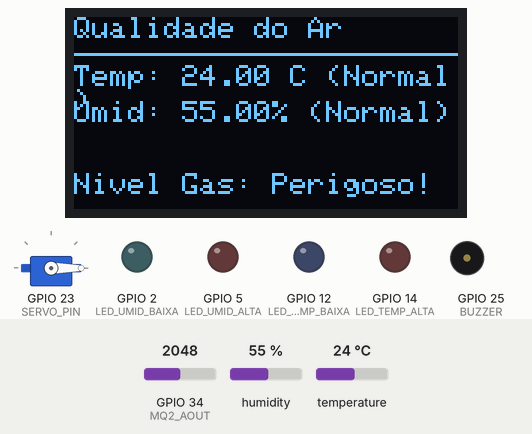
This sketch was run on a simulated ESP32. Shown: servo, 128×64 one-colour display, output pins drawn as LEDs (lit = HIGH), buzzer (waves = sounding). Inputs (shaded band) come from the test bench; at power-on: GPIO 34 (MQ2_AOUT) = 2048, humidity 55 %, temperature 24 °C. WiFi joins after 1.5 s; servers stay silent unless stated; no MQTT or app messages arrive unless stated; what the sketch prints to the serial monitor is not drawn.

Above: at 4.2 s.
4.3 s: GPIO 34 (MQ2_AOUT) set to 1253
At 7.2 s:
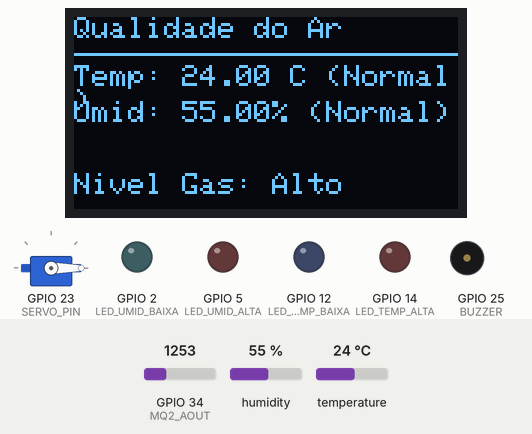
7.3 s: GPIO 34 (MQ2_AOUT) set to 1159
At 8.8 s:
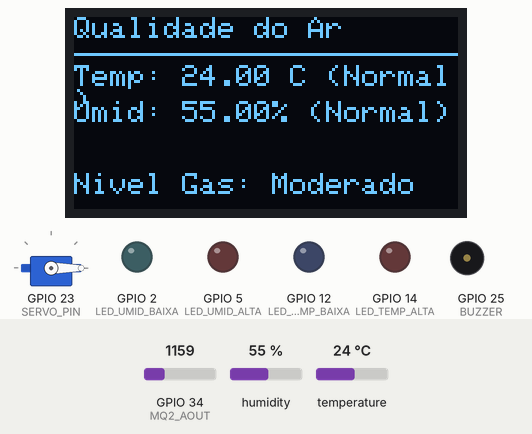
9.7 s: humidity set to 32 %
At 11.4 s:
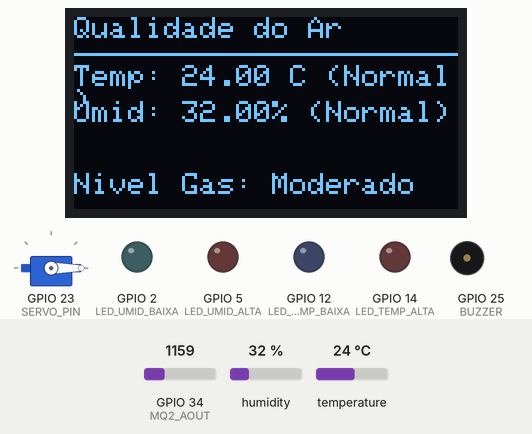
11.8 s: humidity set to 29 %
At 14.1 s:
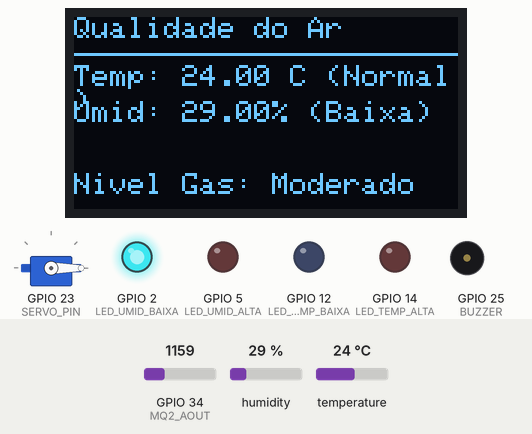
15.1 s: temperature set to 16.6 °C
At 18.84 s:
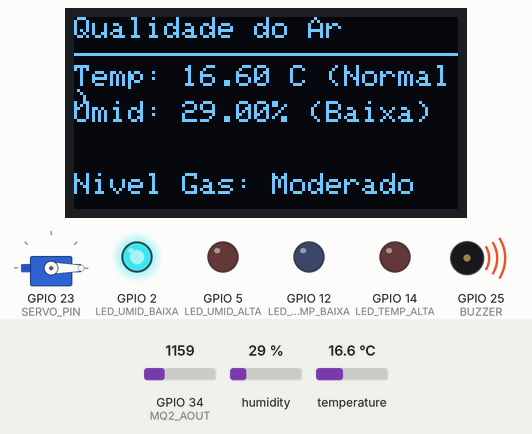
19.2 s: temperature set to 15.2 °C
At 21.8 s:
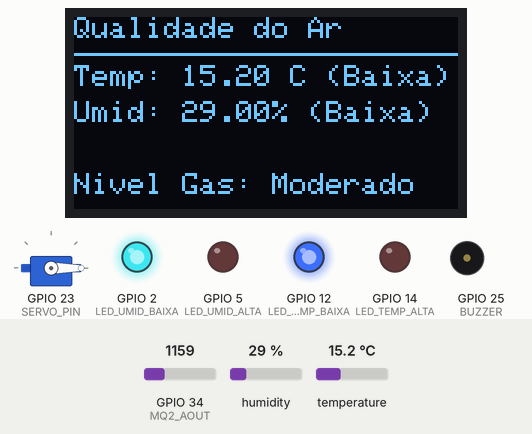
Timing chart, 0 to 23.8 s (numbered marks = the images above; inputs shaded):
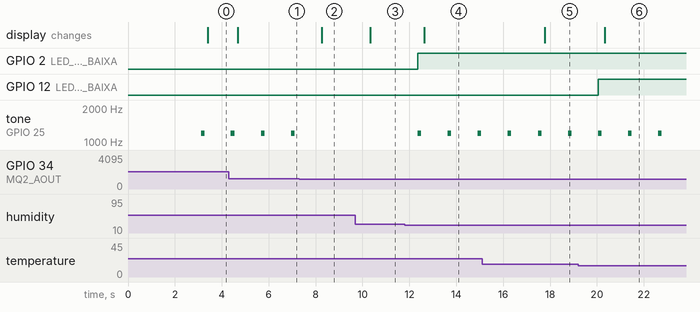

Measured:
- the behaviour switches between 1200 and 1199 on GPIO 34 (MQ2_AOUT) (found by bisection; images 1 and 2)
- the behaviour switches between 31 and 30 % on humidity (found by bisection; images 3 and 4)
- the behaviour switches between 16.1 and 16 °C on temperature (found by bisection; images 5 and 6)
- after the input at 4.3 s, the display: changes after 0.37 s (image 1)
- after the input at 7.3 s, tone on GPIO 25 (BUZZER): stops changing and stays silent; the display: changes after 0.97 s (image 2)
- after the input at 9.7 s, the display: changes after 0.63 s (image 3)
- after the input at 11.8 s, GPIO 2 (LED_UMID_BAIXA): LOW → HIGH after 0.56 s; tone on GPIO 25 (BUZZER): alternates 1200 Hz for 0.15 s and silent for 1.1 s, starting after 0.56 s; the display: changes after 0.84 s (image 4)
- after the input at 15.1 s, the display: changes after 2.7 s (image 5)
- after the input at 19.2 s, GPIO 12 (LED_TEMP_BAIXA): LOW → HIGH after 0.85 s; the display: changes after 1.1 s (image 6)

The sketch:

sketch.ino
```cpp
#include <Wire.h>
#include <Adafruit_GFX.h>
#include <Adafruit_SSD1306.h>
#include <WiFi.h>
#include <PubSubClient.h>
#include <DHT.h>
#include <ESP32Servo.h>

// ----- DISPLAY OLED -----
#define OLED_W 128
#define OLED_H 64
#define OLED_RST -1
Adafruit_SSD1306 tela(OLED_W, OLED_H, &Wire, OLED_RST);

// ----- SERVO -----
#define SERVO_PIN 23
Servo servoMotor;

// ----- DHT22 -----
#define DHTPIN 15
#define DHTTYPE DHT22
DHT dht(DHTPIN, DHTTYPE);

// ----- MQ-2 -----
#define MQ2_AOUT 34   // Entrada analógica do MQ-2

// ----- LEDS DE TEMPERATURA -----
#define LED_TEMP_BAIXA 12
#define LED_TEMP_ALTA 14

// ----- LEDS DE UMIDADE -----
#define LED_UMID_BAIXA 2
#define LED_UMID_ALTA 5

// ----- BUZZER -----
#define BUZZER 25

// ----- WIFI E MQTT -----
const char* wifiSSID = "Wokwi-GUEST";
const char* wifiPASS = "";
const char* brokerMQTT = "test.mosquitto.org";

WiFiClient wifiClient;
PubSubClient mqtt(wifiClient);

// ----- LIMITES -----
float tempMin = 16.0;
float tempMax = 30.0;
float umidMin = 30.0;
float umidMax = 70.0;

// MQ-2 classificação
int limiteGasBaixo = 300;
int limiteGasMedio = 1200;
int limiteGasAlto  = 2000;
String nivelGas;

// =========================================================
//  WIFI
// =========================================================
void conectarWiFi() {
  Serial.println("Conectando ao WiFi...");
  WiFi.begin(wifiSSID, wifiPASS);
  while (WiFi.status() != WL_CONNECTED) {
    Serial.print(".");
    delay(300);
  }
  Serial.println("\nWiFi conectado!");
}

// =========================================================
//  MQTT
// =========================================================
void reconectarMQTT() {
  while (!mqtt.connected()) {
    Serial.print("MQTT >> Tentando reconectar...");
    if (mqtt.connect("AirQualityNode32")) {
      Serial.println(" conectado!");
    } else {
      Serial.print(" falhou. Codigo: ");
      Serial.println(mqtt.state());
      delay(2000);
    }
  }
}

// =========================================================
//  ALERTA SONORO
// =========================================================
void beepAlerta() {
  tone(BUZZER, 1200);
  delay(150);
  noTone(BUZZER);
  delay(100);
}

// =========================================================
//  RESETAR LEDs
// =========================================================
void resetarLeds() {
  digitalWrite(LED_TEMP_BAIXA, LOW);
  digitalWrite(LED_TEMP_ALTA, LOW);
  digitalWrite(LED_UMID_BAIXA, LOW);
  digitalWrite(LED_UMID_ALTA, LOW);
}

// =========================================================
//  SETUP
// =========================================================
void setup() {
  Serial.begin(115200);

  pinMode(LED_TEMP_BAIXA, OUTPUT);
  pinMode(LED_TEMP_ALTA, OUTPUT);
  pinMode(LED_UMID_BAIXA, OUTPUT);
  pinMode(LED_UMID_ALTA, OUTPUT);  // <<— CORRIGIDO
  pinMode(BUZZER, OUTPUT);

  dht.begin();
  servoMotor.write(0);
  servoMotor.attach(SERVO_PIN, 500, 2400);

  if (!tela.begin(SSD1306_SWITCHCAPVCC, 0x3C)) {
    Serial.println("Erro no OLED");
    while (1);
  }

  tela.clearDisplay();
  tela.setTextSize(1);
  tela.setTextColor(SSD1306_WHITE);
  tela.setCursor(0, 20);
  tela.println("Monitor Qualidade do Ar");
  tela.display();
  delay(1500);

  resetarLeds();
  conectarWiFi();
  mqtt.setServer(brokerMQTT, 1883);
}

// =========================================================
//  LOOP
// =========================================================
void loop() {

  if (!mqtt.connected()) reconectarMQTT();
  mqtt.loop();

  float temp = dht.readTemperature();
  float hum = dht.readHumidity();
  int mq2Valor = analogRead(MQ2_AOUT);

  if (isnan(temp) || isnan(hum)) {
    Serial.println("Erro ao ler DHT!");
    return;
  }

  resetarLeds();

  // ----------- TEMPERATURA -----------
  String estadoTemp;
  if (temp <= tempMin) {
    estadoTemp = "Baixa";
    digitalWrite(LED_TEMP_BAIXA, HIGH);
  }
  else if (temp >= tempMax) {
    estadoTemp = "Alta";
    digitalWrite(LED_TEMP_ALTA, HIGH);
  }
  else {
    estadoTemp = "Normal";
  }

  // ----------- UMIDADE -----------
  String estadoUmid;
  if (hum <= umidMin) {
    estadoUmid = "Baixa";
    digitalWrite(LED_UMID_BAIXA, HIGH);
  }
  else if (hum >= umidMax) {
    estadoUmid = "Alta";
    digitalWrite(LED_UMID_ALTA, HIGH);
  }
  else {
    estadoUmid = "Normal";
  }

  // ----------- MQ-2 CLASSIFICAÇÃO -----------
  if (mq2Valor < limiteGasBaixo) nivelGas = "Baixo";
  else if (mq2Valor < limiteGasMedio) nivelGas = "Moderado";
  else if (mq2Valor < limiteGasAlto) nivelGas = "Alto";
  else nivelGas = "Perigoso!";

  // ----------- ACIONAR SERVO POR TEMPERATURA -----------
  if (temp >= tempMax) servoMotor.write(90);
  else servoMotor.write(0);

  // ----------- ALERTA SONORO -----------
  if (temp >= tempMax || hum <= umidMin || hum >= umidMax || nivelGas == "Alto" || nivelGas == "Perigoso!") {
    beepAlerta();
  }

  // ----------- DISPLAY OLED -----------
  tela.clearDisplay();
  tela.setCursor(0, 0);
  tela.println("Qualidade do Ar");
  tela.drawLine(0, 12, OLED_W, 12, SSD1306_WHITE);

  tela.setCursor(0, 16);
  tela.print("Temp: ");
  tela.print(temp);
  tela.print(" C (");
  tela.print(estadoTemp);
  tela.println(")");

  tela.setCursor(0, 28);
  tela.print("Umid: ");
  tela.print(hum);
  tela.print("% (");
  tela.print(estadoUmid);
  tela.println(")");

  tela.setCursor(0, 52);
  tela.print("Nivel Gas: ");
  tela.print(nivelGas);

  tela.display();

  // ----------- SERIAL MONITOR -----------
  Serial.print("Temp: ");
  Serial.print(temp);
  Serial.print("C | Umid: ");
  Serial.print(hum);
  Serial.print("% | Nivel Gas: ");
  Serial.println(nivelGas);

  // ----------- MQTT (sem mq2Valor) -----------
  char msgTemp[10];
  dtostrf(temp, 4, 1, msgTemp);
  mqtt.publish("monitor/ar/temperatura", msgTemp);

  char msgHum[10];
  dtostrf(hum, 4, 1, msgHum);
  mqtt.publish("monitor/ar/umidade", msgHum);

  mqtt.publish("monitor/ar/estadoTemp", estadoTemp.c_str());
  mqtt.publish("monitor/ar/estadoUmid", estadoUmid.c_str());
  mqtt.publish("monitor/ar/nivelGas", nivelGas.c_str());

  delay(1000);
}
```
